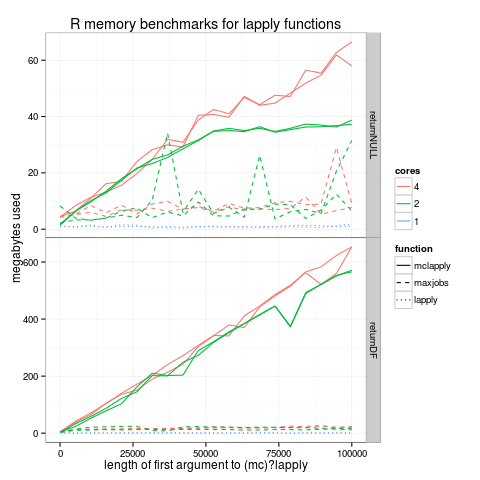

Reproduce this figure in R.
works_with_R("3.2.2",
             "tdhock/ggplot2@a8b06ddb680acdcdbd927773b1011c562134e4d2")

load("kilobytes.used.RData")
kilobytes.used$fun.fac <-
  factor(sub("[.].*", "", kilobytes.used$fun.name),
         c("mclapply", "maxjobs", "lapply"))
kilobytes.used$cores.fac <-
  factor(gsub("[^0-9]", "", kilobytes.used$fun.name),
         c("4", "2", ""), c("4", "2", "1"))

p <- ggplot()+
  ggtitle("R memory benchmarks for lapply functions")+
  scale_y_continuous("megabytes used")+
  scale_x_continuous("length of first argument to (mc)?lapply")+
  ## geom_point(aes(n.nothing, kilobytes/1024, color=fun.name),
  ##            pch=1,
  ##            data=kilobytes.used)+
  geom_line(aes(n.nothing, kilobytes/1024,
                group=interaction(rep.num, fun.fac, cores.fac),
                linetype=fun.fac,
                color=cores.fac),
            pch=1,
            data=kilobytes.used)+
  scale_color_discrete("cores")+
  scale_linetype_manual("function", values=c(lapply="dotted",
                          mclapply="solid", maxjobs="dashed"))+
  theme_bw()+
  theme(panel.margin=grid::unit(0, "cm"))+
  facet_grid(pfun.name ~ ., scales="free")

png("figure-kilobytes-used.png")
print(p)
dev.off()
